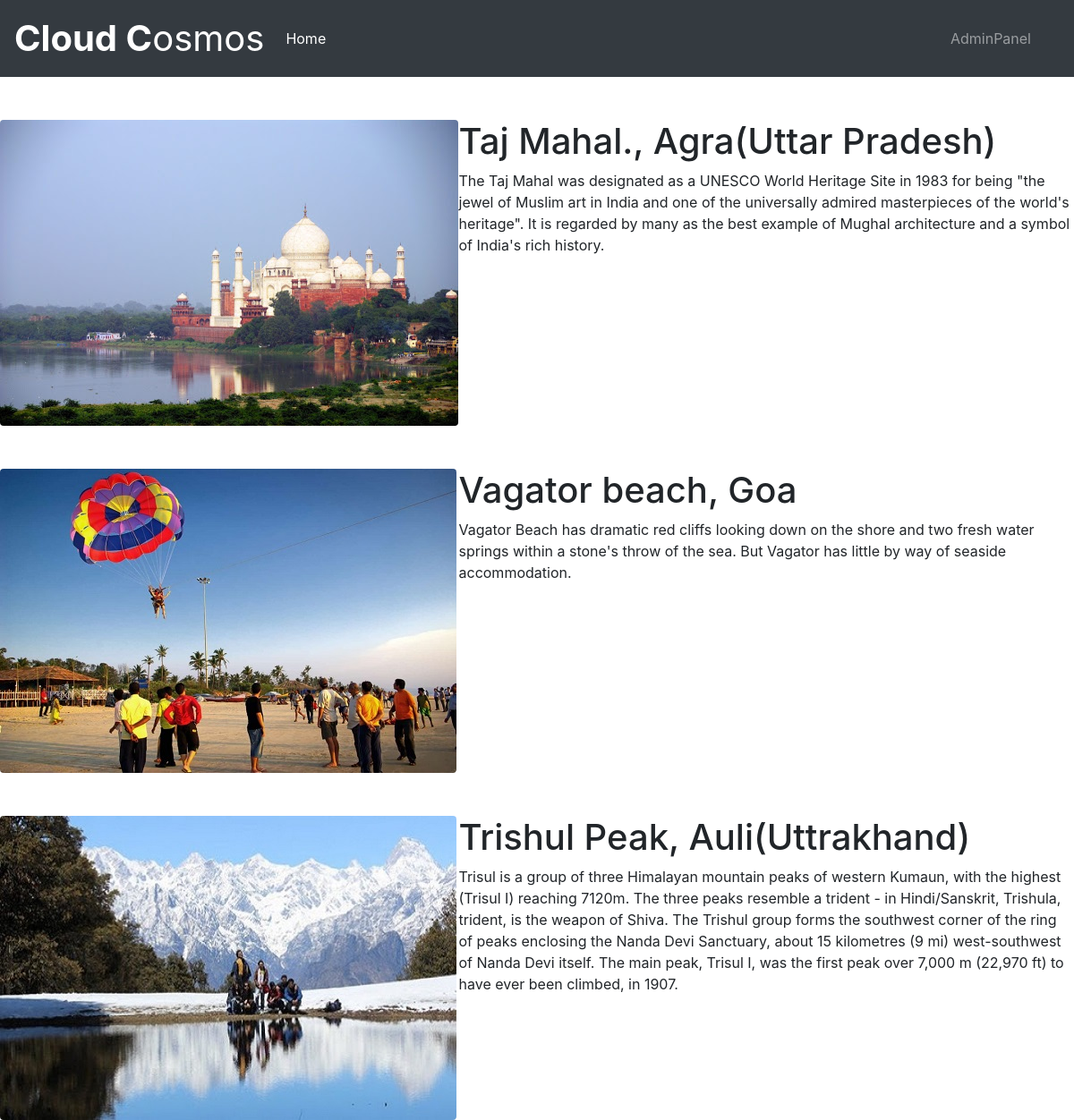
Screenshot of /city/ with the database file from the repository.
### home/models/cities.py (models this page shows)
class Cities(models.Model):
    img = models.ImageField(upload_to = 'pics')
    title = models.CharField(max_length = 150)
    desc = models.CharField(max_length = 15000)

### home/views.py (the view)
# urls.py: path('city/', views.city, name = "city"),
def city(request):
    lefs = Cities.objects.all()
    return render(request, 'city.html', {'lefs': lefs})

### home/templates/city.html (shortened to what this page needs)
<!DOCTYPE html>
<html lang="en">
<head>
    <link rel="stylesheet" href="https://cdn.jsdelivr.net/npm/bootstrap@4.5.3/dist/css/bootstrap.min.css">
</head>
<body>
  <nav class="navbar navbar-expand-lg navbar-dark bg-dark">
    <div class="collapse navbar-collapse" id="navbarTogglerDemo01">
      <a class="navbar-brand" href="/" style = "font-size: 40px;"><b>Cloud C</b>osmos</a>
      <ul class="navbar-nav mr-auto mt-2 mt-lg-0">
        <li class="nav-item active">
          <a class="nav-link" href="/"> Home </a>
        </li>
      </ul>
      <ul class = "navbar-nav my-2 my-lg-0 mr-4">
        <li class="nav-item">
          <a class="nav-link" href="admin/login/?next=/admin/">AdminPanel</a>
        </li>
      </ul>
    </div>
  </nav>
    {% for lef in lefs %}
    <div class = "row">
        <div class = "col-lg-5 mx-auto mt-5 ml-4">
            <img src="{{lef.img.url}}" class="rounded float-left">
        </div>
        <div class = "class col-lg-7 mx-auto mt-5 mr-5">
            <h1>{{lef.title}}</h1>
            <p> {{lef.desc}}</p>
        </div>
    </div>
    {% endfor %}
</body>
</html>

### rows the page displays
Cities: img (picture), title "Taj Mahal., Agra(Uttar Pradesh)", desc "The Taj Mahal was designated as a UNESCO World Heritage Site in 1983 for being \"the jewel of Muslim art in India and one of the universally admired masterpieces of the world's heritage\". It is regarded by many as the best example of Mughal architecture and a symbol of India's rich history."
Cities: img (picture), title "Vagator beach, Goa", desc "Vagator Beach has dramatic red cliffs looking down on the shore and two fresh water springs within a stone's throw of the sea. But Vagator has little by way of seaside accommodation."
Cities: img (picture), title "Trishul Peak, Auli(Uttrakhand)", desc "Trisul is a group of three Himalayan mountain peaks of western Kumaun, with the highest (Trisul I) reaching 7120m. The three peaks resemble a trident - in Hindi/Sanskrit, Trishula, trident, is the weapon of Shiva. The Trishul group forms the southwest corner of the ring of peaks enclosing the Nanda Devi Sanctuary, about 15 kilometres (9 mi) west-southwest of Nanda Devi itself. The main peak, Trisul I, was the first peak over 7,000 m (22,970 ft) to have ever been climbed, in 1907."
